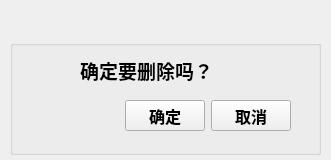
<?xml version="1.0" encoding="UTF-8"?>
<ui version="4.0">
 <class>Messgae</class>
 <widget class="QDialog" name="Messgae">
  <property name="geometry">
   <rect>
    <x>0</x>
    <y>0</y>
    <width>331</width>
    <height>160</height>
   </rect>
  </property>
  <property name="windowTitle">
   <string>Dialog</string>
  </property>
  <widget class="QWidget" name="widget_title" native="true">
   <property name="geometry">
    <rect>
     <x>10</x>
     <y>10</y>
     <width>311</width>
     <height>28</height>
    </rect>
   </property>
   <widget class="QLabel" name="label_ico">
    <property name="geometry">
     <rect>
      <x>0</x>
      <y>0</y>
      <width>31</width>
      <height>28</height>
     </rect>
    </property>
    <property name="minimumSize">
     <size>
      <width>31</width>
      <height>0</height>
     </size>
    </property>
    <property name="text">
     <string/>
    </property>
   </widget>
   <widget class="QLabel" name="label_title">
    <property name="geometry">
     <rect>
      <x>40</x>
      <y>0</y>
      <width>232</width>
      <height>28</height>
     </rect>
    </property>
    <property name="text">
     <string/>
    </property>
   </widget>
   <widget class="QWidget" name="widget" native="true">
    <property name="geometry">
     <rect>
      <x>270</x>
      <y>0</y>
      <width>40</width>
      <height>28</height>
     </rect>
    </property>
    <widget class="QPushButton" name="pushButton_menu_closed">
     <property name="geometry">
      <rect>
       <x>-1</x>
       <y>0</y>
       <width>40</width>
       <height>28</height>
      </rect>
     </property>
     <property name="text">
      <string/>
     </property>
     <property name="flat">
      <bool>true</bool>
     </property>
    </widget>
   </widget>
  </widget>
  <widget class="QWidget" name="widget_main" native="true">
   <property name="geometry">
    <rect>
     <x>10</x>
     <y>40</y>
     <width>311</width>
     <height>115</height>
    </rect>
   </property>
   <layout class="QVBoxLayout" name="verticalLayout">
    <item>
     <widget class="QGroupBox" name="groupBox">
      <property name="title">
       <string/>
      </property>
      <widget class="QLabel" name="label_ico_main">
       <property name="geometry">
        <rect>
         <x>10</x>
         <y>10</y>
         <width>45</width>
         <height>45</height>
        </rect>
       </property>
       <property name="text">
        <string/>
       </property>
      </widget>
      <widget class="QLabel" name="label_content">
       <property name="geometry">
        <rect>
         <x>70</x>
         <y>10</y>
         <width>211</width>
         <height>41</height>
        </rect>
       </property>
       <property name="font">
        <font>
         <family>微软雅黑 Light</family>
         <pointsize>14</pointsize>
         <weight>75</weight>
         <bold>true</bold>
        </font>
       </property>
       <property name="text">
        <string>确定要删除吗？</string>
       </property>
      </widget>
      <widget class="QWidget" name="layoutWidget">
       <property name="geometry">
        <rect>
         <x>0</x>
         <y>60</y>
         <width>281</width>
         <height>31</height>
        </rect>
       </property>
       <layout class="QHBoxLayout" name="horizontalLayout">
        <item>
         <spacer name="horizontalSpacer">
          <property name="orientation">
           <enum>Qt::Horizontal</enum>
          </property>
          <property name="sizeHint" stdset="0">
           <size>
            <width>58</width>
            <height>20</height>
           </size>
          </property>
         </spacer>
        </item>
        <item>
         <widget class="QPushButton" name="pushButton_ok">
          <property name="font">
           <font>
            <family>微软雅黑 Light</family>
            <pointsize>12</pointsize>
            <weight>75</weight>
            <bold>true</bold>
           </font>
          </property>
          <property name="text">
           <string>确定</string>
          </property>
         </widget>
        </item>
        <item>
         <widget class="QPushButton" name="pushButton_Cancle">
          <property name="font">
           <font>
            <family>微软雅黑 Light</family>
            <pointsize>12</pointsize>
            <weight>75</weight>
            <bold>true</bold>
           </font>
          </property>
          <property name="text">
           <string>取消</string>
          </property>
         </widget>
        </item>
       </layout>
      </widget>
     </widget>
    </item>
   </layout>
  </widget>
 </widget>
 <resources/>
 <connections/>
</ui>
